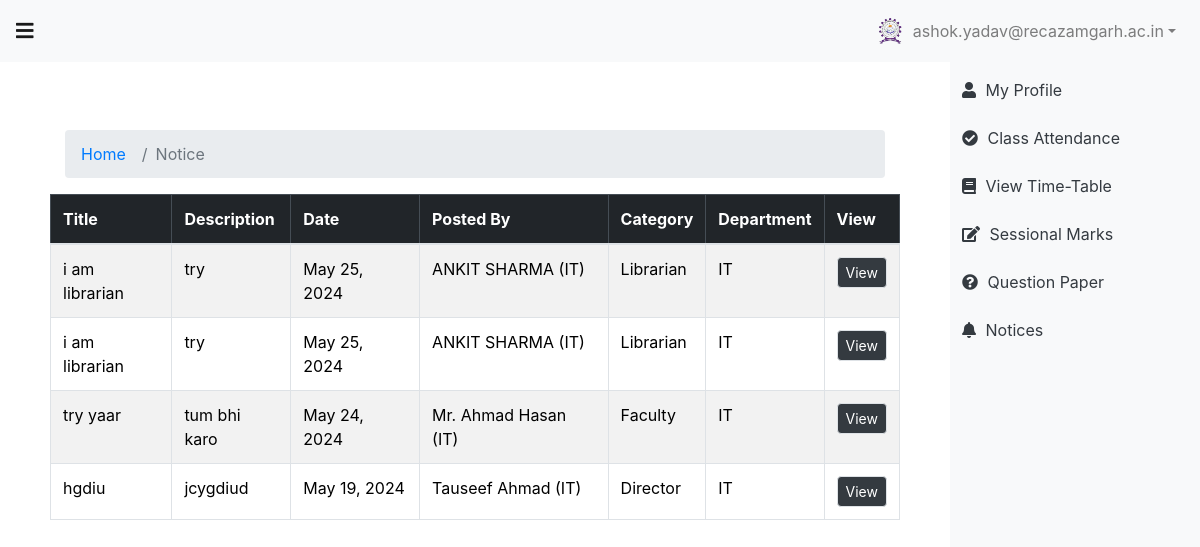
The app's page /student/notice/ (signed in) with its own data.
### faculty/models.py (models this page shows, shortened)
class Notice(models.Model):
    Title = models.CharField(max_length=100)
    Description = models.TextField()
    date = models.DateField(auto_now_add=True)
    category = models.ForeignKey(Department, on_delete=models.CASCADE)
    by = models.ForeignKey(Employee, on_delete=models.CASCADE)
    who = models.ForeignKey(Role, on_delete=models.CASCADE)

class Employee(models.Model):
    user = models.OneToOneField(User, on_delete=models.CASCADE,blank=True, null=True)
    name = models.CharField(max_length=100)
    mobile_no = models.CharField(max_length=15, blank=True, null=True)
    email = models.EmailField(blank=True, null=True)
    department = models.ForeignKey(Department, on_delete=models.CASCADE)
    role = models.ForeignKey('Role', on_delete=models.CASCADE,default=1)
    joining_date = models.DateField(blank=True, null=True)
    father_name = models.CharField(max_length=100, blank=True, null=True)
    mother_name = models.CharField(max_length=100, blank=True, null=True)
    dob = models.DateField(blank=True, null=True)
    def __str__(self):
        return f"{self.name} ({self.department})"

class Department(models.Model):
    name = models.CharField(max_length=50)
    def __str__(self):
        return self.name

class Role(models.Model):
    name = models.CharField(max_length=50)
    def __str__(self):
        return self.name

### student/views.py (the view)
# urls.py: path('notice/', views.notice, name='Addnotice'),
@login_required
def notice(request):
    notices = Notice.objects.all().order_by('-date')
    return render(request, 'student/notice.html', {'notices': notices})

### templates/student/notice.html (shortened to what this page needs)
{% extends './base.html' %}
{% block content %}
<div class="container my-5">
    <nav class="d-flex">
        <div class="col-md-12 ">
            <ol class="breadcrumb">
                <li class="breadcrumb-item"><a href="{% url "student:Sindex" %}">Home</a></li>
                <li class="breadcrumb-item active">Notice</li>
            </ol>
        </div>
    </nav>
    <div class="table-responsive">
        <table class="table table-bordered table-striped">
            <thead class="table-dark">
                <tr>
                    <th scope="col">Title</th>
                    <th scope="col">Description</th>
                    <th scope="col">Date</th>
                    <th scope="col">Posted By</th>
                    <th scope="col">Category</th>
                    <th scope="col">Department</th>
                    <th scope="col">View</th>
                </tr>
            </thead>
            <tbody>
                {% for notice in notices %}
                <tr>
                    <td>{{ notice.Title }}</td>
                    <td>{{ notice.Description }}</td>
                    <td>{{ notice.date }}</td>
                    <td>{{ notice.by }}</td>
                    <td>{{ notice.who }}</td>
                    <td>{{ notice.category }}</td>
                    <td>
                        <button class="btn btn-sm btn-dark border rounded" data-toggle="modal" data-target="#modal{{ notice.id }}">View</button>
                    </td>
                </tr>
                {% endfor %}
            </tbody>
        </table>
    </div>
</div>
{% endblock %}

### records on screen
Notice: Title "i am librarian", Description "try", date "May 25, 2024", by "ANKIT SHARMA (IT)", who "Librarian", category "IT"
Notice: Title "i am librarian", Description "try", date "May 25, 2024", by "ANKIT SHARMA (IT)", who "Librarian", category "IT"
Notice: Title "try yaar", Description "tum bhi karo", date "May 24, 2024", by "Mr. Ahmad Hasan (IT)", who "Faculty", category "IT"
Notice: Title "hgdiu", Description "jcygdiud", date "May 19, 2024", by "Tauseef Ahmad (IT)", who "Director", category "IT"

### other values on screen
{{ request.session.name }} "ashok.yadav@recazamgarh.ac.in"
